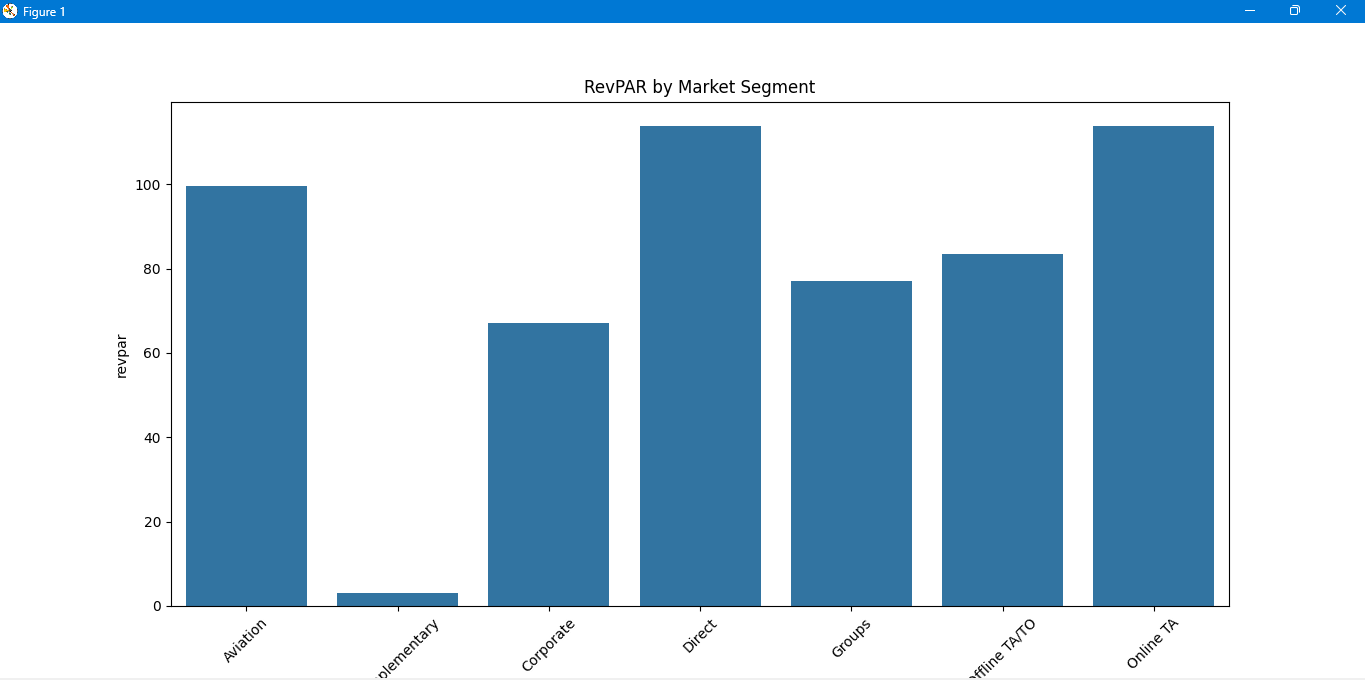

Here is the Python script that generated this plot:
import pandas as pd
import matplotlib.pyplot as plt
import seaborn as sns

# Load data
df = pd.read_csv(r"C:\Users\HP\Music\new project\#3 — STR  CoStar\hotel_bookings.csv")

# Remove cancelled
df = df[df['is_canceled'] == 0]

# Occupancy
df['is_occupied'] = 1

# Group by segment
segment_perf = df.groupby('market_segment').agg({
    'adr': 'mean',
    'is_occupied': 'mean'
}).reset_index()

# RevPAR
segment_perf['revpar'] = segment_perf['adr'] * segment_perf['is_occupied']

print(segment_perf)

# Plot
plt.figure(figsize=(8,5))
sns.barplot(data=segment_perf, x='market_segment', y='revpar')

plt.title("RevPAR by Market Segment")
plt.xticks(rotation=45)
plt.show()
